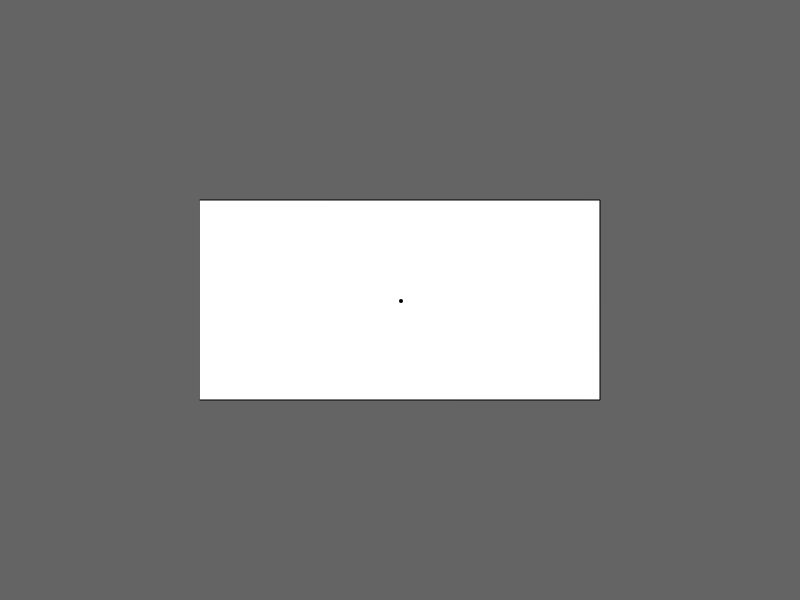
Frame 1 (no input)
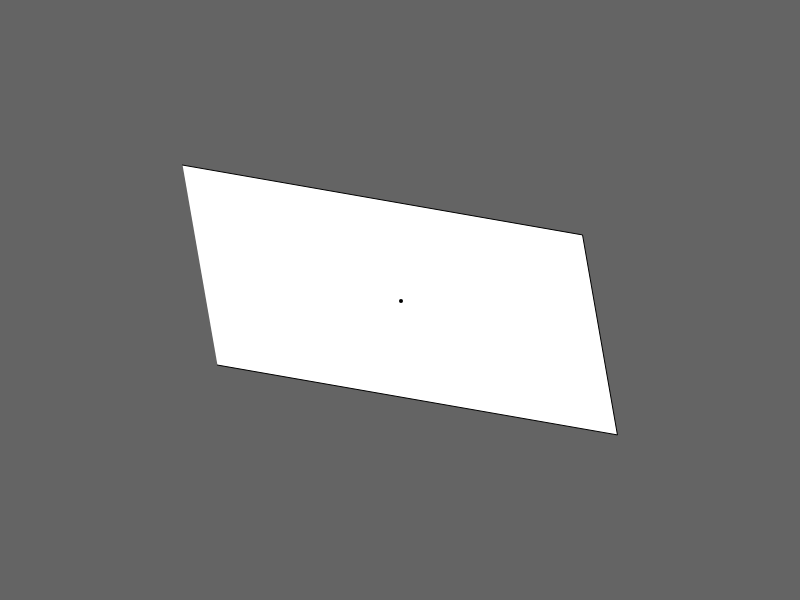
Frame 60 (no input)
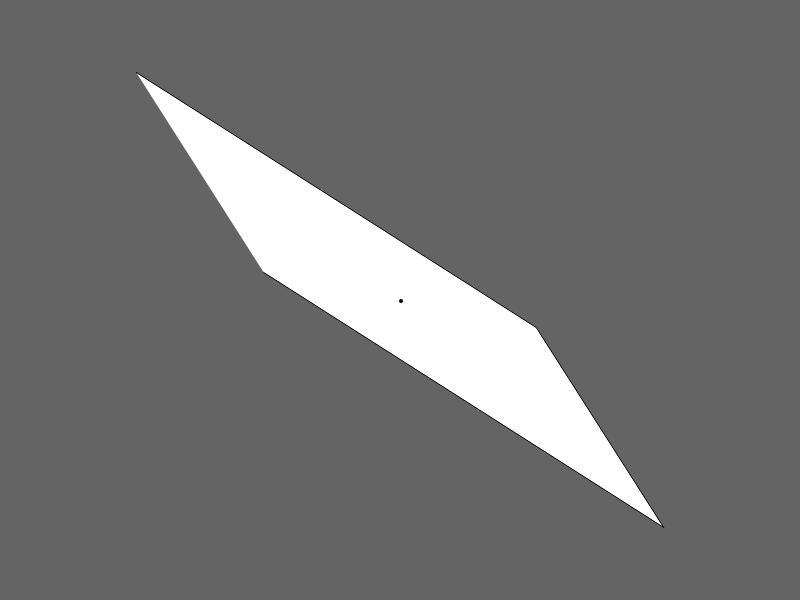
Frame 120 (the mouse pressed at the canvas centre since frame 60)

The p5.js sketch that drew these frames (run headless with seeded random() and noise() and a simulated clock; from frame 60 on, the mouse is pressed at the canvas centre):

// p5.js sketch
// ── sketch.js
let angle = 0

function setup() {
  createCanvas(800, 600)
  colorMode(HSB, 255)
}

// projection
const projection = [
  [1, 0, 0],
  [0, 1, 0]
]

// rect
const x = -200
const y = -100
const w = 400
const h = 200
const z = 0
const rect = [
  [x,     y    , z],
  [x + w, y    , z],
  [x + w, y + h, z],
  [x,     y + h, z]
]

function draw() {
  angle += 0.01
  background(100)
  fill(255)
  translate(width / 2, height / 2);

  const n = [1, 1, 0]
  const rotatemat = [
    [cos(angle) + pow(n[0], 2)* (1 - cos(angle)),        n[0] * n[1] * (1 - cos(angle)) - n[2] * sin(angle), n[0] * n[2] * (1 - cos(angle)) + n[1] * sin(angle)],
    [n[1] * n[0] * (1 - cos(angle)) + n[2] * sin(angle), cos(angle) + pow(n[1], 2)* (1 - cos(angle)),        n[1] * n[2] * (1 - cos(angle)) - n[0] * sin(angle)],
    [n[2] * n[0] * (1 - cos(angle)) - n[1] * sin(angle), n[2] * n[1] * (1 - cos(angle)) + n[0] * sin(angle), cos(angle) + pow(n[2], 2)* (1 - cos(angle))       ]
  ]

  var projected = []
  for (var i = 0; i < rect.length; i++) {
    var rotated = matmulPoint(rotatemat, rect[i])
    // rotated = matmul(rotationX, rotated)
    // rotated = matmul(rotationZ, rotated)
    // rotated = matmul(negativetranslatemat, rotated)
    var projected2d = matmul(projection, rotated)
    projected[i] = projected2d
  }

  strokeWeight(1)
  beginShape()
  for (let i = 0; i < projected.length; i++) {
    vertex(projected[i][0], projected[i][1])
  }
  endShape()
  strokeWeight(4)
  point(n[0], n[1], n[2])
  fill(0)
}

function matmulPoint(a, b) {
  var m = [
    [b[0]],
    [b[1]],
    [b[2]]
  ]
  return matmul(a, m)
}
function matmul(a, b) {
  const colsA = a[0].length
  const rowsA = a.length
  const colsB = b[0].length
  const rowsB = b.length
  if (colsA != rowsB) {
    console.log("Columns of A must match rows of B")
    return null;
  }

  var result = []
  for (var i = 0; i < rowsA; i++) {
    result[i] = []
    for (var j = 0; j < colsB; j++) {
      var sum = 0;
      for (var k = 0; k < colsA; k++) {
        sum += a[i][k] * b[k][j]
      }
      result[i][j] = sum
    }
  }
  return result
}
